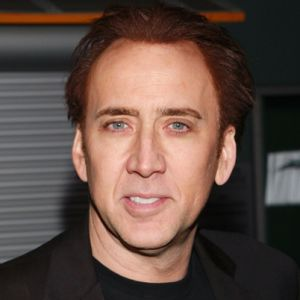
#> input picture nicolas-cage.jpg, 300 x 300 px
$ python face_makeover.py
#> lines starting #> are read from the running program, lines starting #| are printed output that depends on the picture
import cv2
import numpy as np

nicolas_cage = cv2.imread('nicolas-cage.jpg')
#> nicolas_cage is the input picture: shape (300, 300, 3); mean B, G, R 68.3, 76.5, 96.6
cap = cv2.VideoCapture(0)

eye_cascade= cv2.CascadeClassifier('haarcascade_eye.xml')
face_cascade= cv2.CascadeClassifier('haarcascade_frontalface_default.xml')

while(1):
    ret, frame= cap.read()
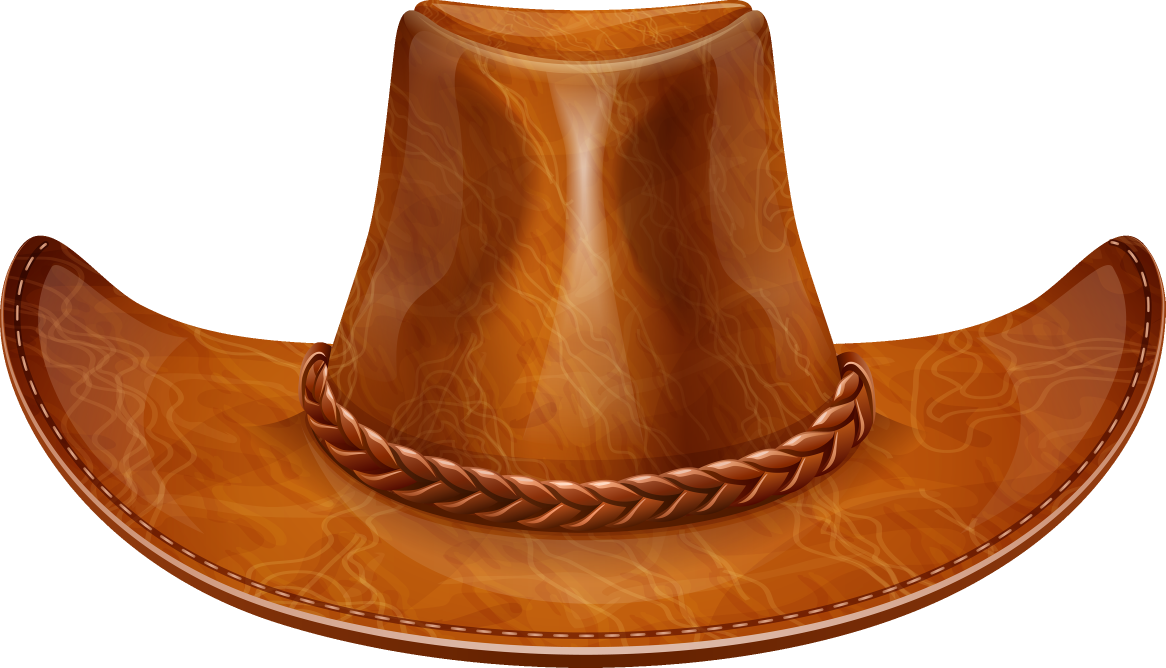
#> input picture cowboy_hat.png, 3497 x 2004 px, given in place of the camera (shown at 1/3 size)
#> frame is the input picture: shape (2004, 3497, 3); mean B, G, R 116.9, 148.4, 198

    gray= cv2.cvtColor(frame, cv2.COLOR_BGR2GRAY)
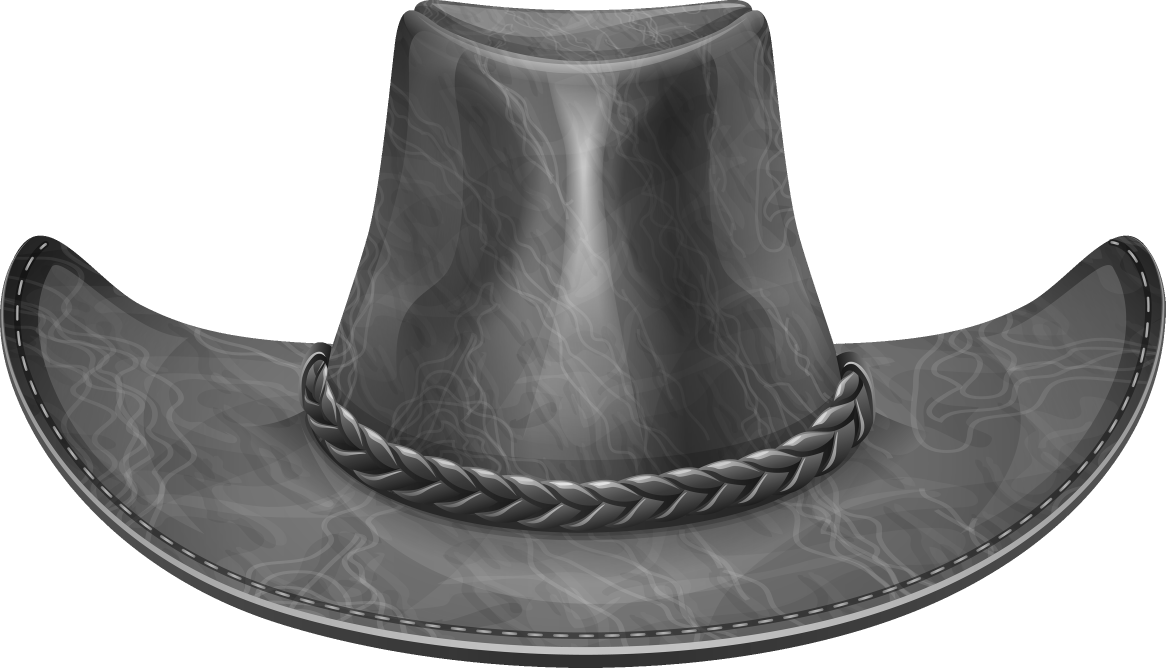
#> gray: shape (2004, 3497) (shown at 1/3 size); min 0, max 255, mean 159.6

    faces= face_cascade.detectMultiScale(gray, 1.3, 5)
#> faces = ()
    for(x,y,w,h) in faces:
        resized_nicolas_cage = cv2.resize(nicolas_cage, (w, h))
        frame[y:y+h, x:x+w] = resized_nicolas_cage
#> this loop made 0 passes

    cv2.imshow('frame', frame)

    k = cv2.waitKey(1)
#> (key Esc is pressed here)
    # wait for ESC key to exit
    if k == 27:
        cv2.destroyAllWindows()
        cap.release()
        break
